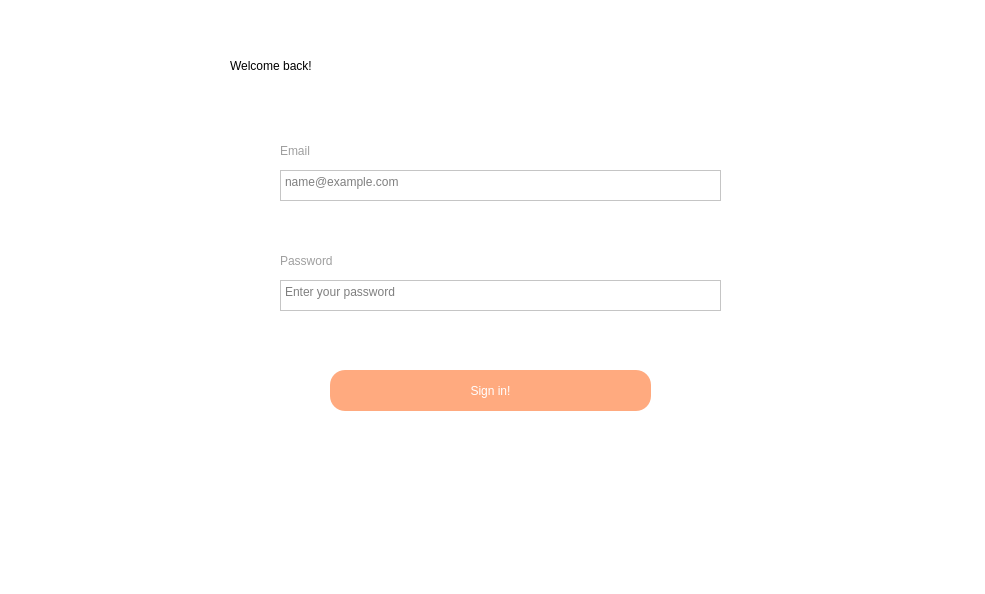
<?xml version="1.0" encoding="UTF-8"?>
<ui version="4.0">
 <class>Login</class>
 <widget class="QMainWindow" name="Login">
  <property name="geometry">
   <rect>
    <x>0</x>
    <y>0</y>
    <width>985</width>
    <height>594</height>
   </rect>
  </property>
  <property name="minimumSize">
   <size>
    <width>985</width>
    <height>594</height>
   </size>
  </property>
  <property name="maximumSize">
   <size>
    <width>985</width>
    <height>594</height>
   </size>
  </property>
  <property name="windowTitle">
   <string>MainWindow</string>
  </property>
  <property name="whatsThis">
   <string/>
  </property>
  <property name="styleSheet">
   <string notr="true">background-color: rgb(255, 255, 255);</string>
  </property>
  <property name="inputMethodHints">
   <set>Qt::ImhNone</set>
  </property>
  <widget class="QWidget" name="centralwidget">
   <widget class="QLabel" name="label_welcome_back">
    <property name="geometry">
     <rect>
      <x>230</x>
      <y>-10</y>
      <width>491</width>
      <height>151</height>
     </rect>
    </property>
    <property name="styleSheet">
     <string notr="true">font: 700 48pt &quot;Microsoft JhengHei UI&quot;;</string>
    </property>
    <property name="text">
     <string>Welcome back!</string>
    </property>
   </widget>
   <widget class="QLabel" name="label_email">
    <property name="geometry">
     <rect>
      <x>280</x>
      <y>130</y>
      <width>61</width>
      <height>41</height>
     </rect>
    </property>
    <property name="styleSheet">
     <string notr="true">font: 700 13pt &quot;Microsoft JhengHei UI&quot;;
color: rgb(159, 159, 159);</string>
    </property>
    <property name="text">
     <string>Email</string>
    </property>
   </widget>
   <widget class="QTextEdit" name="textEdit_email">
    <property name="geometry">
     <rect>
      <x>280</x>
      <y>170</y>
      <width>441</width>
      <height>31</height>
     </rect>
    </property>
    <property name="styleSheet">
     <string notr="true">font: 700 12pt &quot;Microsoft JhengHei UI Light&quot;;
</string>
    </property>
    <property name="inputMethodHints">
     <set>Qt::ImhNone</set>
    </property>
    <property name="placeholderText">
     <string>name@example.com</string>
    </property>
   </widget>
   <widget class="QLabel" name="label_password">
    <property name="geometry">
     <rect>
      <x>280</x>
      <y>240</y>
      <width>91</width>
      <height>41</height>
     </rect>
    </property>
    <property name="styleSheet">
     <string notr="true">font: 700 13pt &quot;Microsoft JhengHei UI&quot;;
color: rgb(159, 159, 159);</string>
    </property>
    <property name="text">
     <string>Password</string>
    </property>
   </widget>
   <widget class="QTextEdit" name="textEdit_password">
    <property name="geometry">
     <rect>
      <x>280</x>
      <y>280</y>
      <width>441</width>
      <height>31</height>
     </rect>
    </property>
    <property name="styleSheet">
     <string notr="true">font: 700 12pt &quot;Microsoft JhengHei UI Light&quot;;</string>
    </property>
    <property name="inputMethodHints">
     <set>Qt::ImhNone</set>
    </property>
    <property name="placeholderText">
     <string>Enter your password</string>
    </property>
   </widget>
   <widget class="QPushButton" name="pushButton_sign_in">
    <property name="geometry">
     <rect>
      <x>330</x>
      <y>370</y>
      <width>321</width>
      <height>41</height>
     </rect>
    </property>
    <property name="styleSheet">
     <string notr="true">font: 700 16pt &quot;Microsoft JhengHei UI&quot;;
background-color: rgb(255, 170, 127);
color: rgb(255, 255, 255);
border-radius: 15px;</string>
    </property>
    <property name="text">
     <string>Sign in!</string>
    </property>
   </widget>
   <widget class="QLabel" name="label_covid_pic">
    <property name="geometry">
     <rect>
      <x>740</x>
      <y>10</y>
      <width>101</width>
      <height>101</height>
     </rect>
    </property>
    <property name="text">
     <string/>
    </property>
    <property name="pixmap">
     <pixmap>pics/c3.png</pixmap>
    </property>
   </widget>
   <widget class="QLabel" name="label_sick_pic">
    <property name="geometry">
     <rect>
      <x>10</x>
      <y>330</y>
      <width>221</width>
      <height>241</height>
     </rect>
    </property>
    <property name="text">
     <string/>
    </property>
    <property name="pixmap">
     <pixmap>pics/p2.png</pixmap>
    </property>
   </widget>
  </widget>
  <widget class="QMenuBar" name="menubar">
   <property name="geometry">
    <rect>
     <x>0</x>
     <y>0</y>
     <width>985</width>
     <height>22</height>
    </rect>
   </property>
  </widget>
  <widget class="QStatusBar" name="statusbar"/>
 </widget>
 <resources/>
 <connections/>
</ui>
